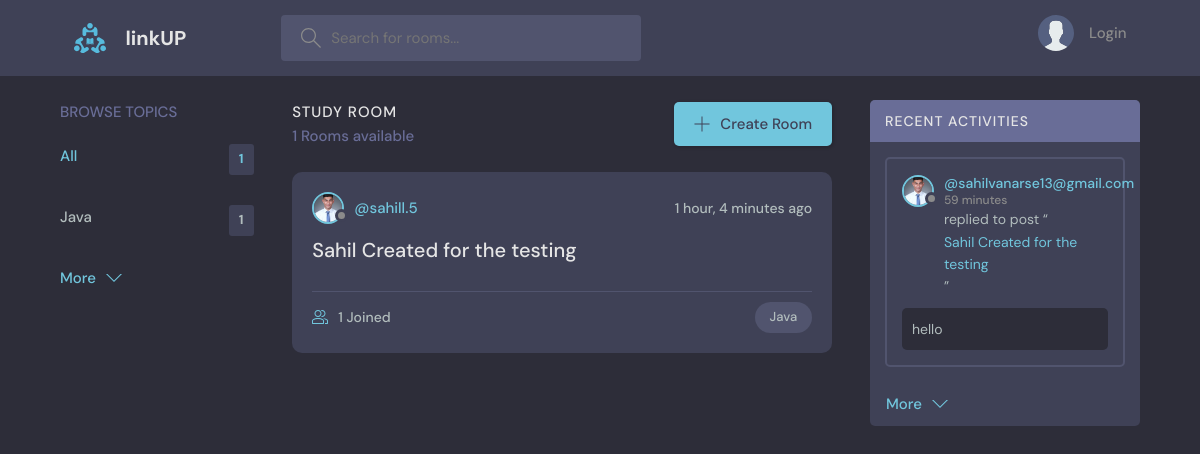
The page / on the database its author committed.
### base/models.py (models this page shows, shortened)
class Topic(models.Model):
    name = models.CharField(max_length=200)

class Room(models.Model):
    host = models.ForeignKey(User, on_delete=models.SET_NULL, null=True)
    topic = models.ForeignKey(Topic, on_delete= models.SET_NULL, null=True)
    name = models.CharField(max_length=200)
    description = models.TextField(null=True, blank=True)
    participants = models.ManyToManyField(User, related_name='participants', blank=True)
    updated = models.DateTimeField(auto_now=True)
    created = models.DateTimeField(auto_now_add=True)
    class Meta:
        ordering = ['-updated', '-created']
    def __str__(self):
        return self.name

class User(AbstractUser):
    name = models.CharField(max_length=200, null=True)
    email = models.EmailField(unique=True, null=True)
    bio = models.TextField(null=True)
    avatar = models.ImageField(null=True, default="avatar.svg")
    USERNAME_FIELD = 'email'
    REQUIRED_FIELDS = []

class Message(models.Model):
    user = models.ForeignKey(User, on_delete=models.CASCADE)
    room = models.ForeignKey(Room, on_delete=models.CASCADE)
    body = models.TextField()
    updated = models.DateTimeField(auto_now=True)
    created = models.DateTimeField(auto_now_add=True)
    class Meta:
        ordering = ['-updated', '-created']

### base/views.py (the view)
# urls.py: path('', views.home, name = "home"),
def home(request):
    q = request.GET.get('q') if request.GET.get('q') != None else ''
    rooms = Room.objects.filter(
        Q(topic__name__icontains = q) | Q(name__icontains = q) | Q(description__icontains = q)
    )
    topics = Topic.objects.all()[0:10]
    room_count = rooms.count()
    room_messages = Message.objects.filter(Q(room__topic__name__icontains=q))[0:4]
    context = {'rooms' : rooms, 'topics' : topics, 'room_count' : room_count, 'room_messages' : room_messages}
    return render(request, 'base/home.html', context)

### base/templates/base/home.html (shortened to what this page needs)
{% extends "main.html" %}
{% block content %}
    <main class="layout layout--3">
      <div class="container">
        {% include "base/topics_component.html" %}
        <div class="roomList">
          <div class="roomList__header">
            <div>
              <h2>Study Room</h2>
              <p>{{room_count}} Rooms available</p>
            </div>
            <a class="btn btn--main" href="{% url 'create-room' %}">
              <svg version="1.1" xmlns="http://www.w3.org/2000/svg" width="32" height="32" viewBox="0 0 32 32">
                <title>add</title>
                <path
                  d="M16.943 0.943h-1.885v14.115h-14.115v1.885h14.115v14.115h1.885v-14.115h14.115v-1.885h-14.115v-14.115z"
                ></path>
              </svg>
              Create Room
            </a>
          </div>
          {% include 'base/feed_component.html' %}
        </div>
         {% include 'base/activity_component.html' %}
      </div>
    </main>
{% endblock %}

### base/templates/base/topics_component.html
<div class="topics">
    <div class="topics__header">
      <h2>Browse Topics</h2>
    </div>
    <ul class="topics__list">
      <li>
        <a href="{% url 'home' %}" class="active">All <span>{{topics.count}}</span></a>
      </li>
      {% for topic in topics %}
      <li>
        <a href="{% url 'home' %}?q={{topic.name}}">{{topic.name}} <span>{{topic.room_set.all.count}}</span></a>
      </li>
      {% endfor %}
    </ul>
    <a class="btn btn--link" href="{% url 'topics' %}">
      More
      <svg version="1.1" xmlns="http://www.w3.org/2000/svg" width="32" height="32" viewBox="0 0 32 32">
        <title>chevron-down</title>
        <path d="M16 21l-13-13h-3l16 16 16-16h-3l-13 13z"></path>
      </svg>
    </a>
  </div>

### base/templates/base/feed_component.html (shortened to what this page needs)
{% for room in rooms %}
<div class="roomListRoom">
            <div class="roomListRoom__header">
              <a href="{% url 'user-profile' room.host.id %}" class="roomListRoom__author">
                <div class="avatar avatar--small">
                  <img src="{{room.host.avatar.url}}" />
                </div>
                <span>@{{room.host.username}}</span>
              </a>
              <div class="roomListRoom__actions">
                <span>{{room.created|timesince}} ago</span>
              </div>
            </div>
            <div class="roomListRoom__content">
              <a href="{% url 'room' room.id %}">{{room.name}}</a>
            </div>
            <div class="roomListRoom__meta">
              <a href="{% url 'room' room.id %}" class="roomListRoom__joined">
                {{room.participants.all.count}} Joined
              </a>
              <p class="roomListRoom__topic">{{room.topic.name}}</p>
            </div>
          </div>
{% endfor %}

### base/templates/base/activity_component.html (shortened to what this page needs)
<div class="activities">
    <div class="activities__header">
      <h2>Recent Activities</h2>
    </div>
    {% for message in room_messages %}
    <div class="activities__box">
      <div class="activities__boxHeader roomListRoom__header">
        <a href="{% url 'user-profile' message.user.id %}" class="roomListRoom__author">
          <div class="avatar avatar--small">
            <img src="{{message.user.avatar.url}}" />
          </div>
          <p>
            @{{ message.user }}
            <span>{{ message.created|timesince }}</span>
          </p>
        </a>
      </div>
      <div class="activities__boxContent">
        <p>replied to post “<a href="{% url 'room' message.room.id%}">{{message.room}}</a>”</p>
        <div class="activities__boxRoomContent">
          {{message.body}}
        </div>
      </div>
    </div>
    {% endfor %}
    <div style="padding: 10px 0; color: #71c6dd;">
      <div style="margin-left: 16px;">
        <a class="btn btn--link" href="{% url 'activity' %}" style="color: #71c6dd; text-decoration: none;">
          More
          <svg version="1.1" xmlns="http://www.w3.org/2000/svg" width="32" height="32" viewBox="0 0 32 32" style="vertical-align: middle ;">
            <title>chevron-down</title>
            <path d="M16 21l-13-13h-3l16 16 16-16h-3l-13 13z"></path>
          </svg>
        </a>
      </div>
    </div>
  </div>

### rows shown on the page
Topic: name "Java", room_set.all.count "1"
Room: host.avatar (picture), host.username "sahill.5", created "1 hour, 4 minutes", name "Sahil Created for the testing", participants.all.count "1", topic.name "Java"
Message: user.avatar (picture), user "sahilvanarse13@gmail.com", created "59 minutes", room "Sahil Created for the testing", body "hello"

### other values the page prints
{{ topics.count }} "1"
{{ room_count }} "1"
